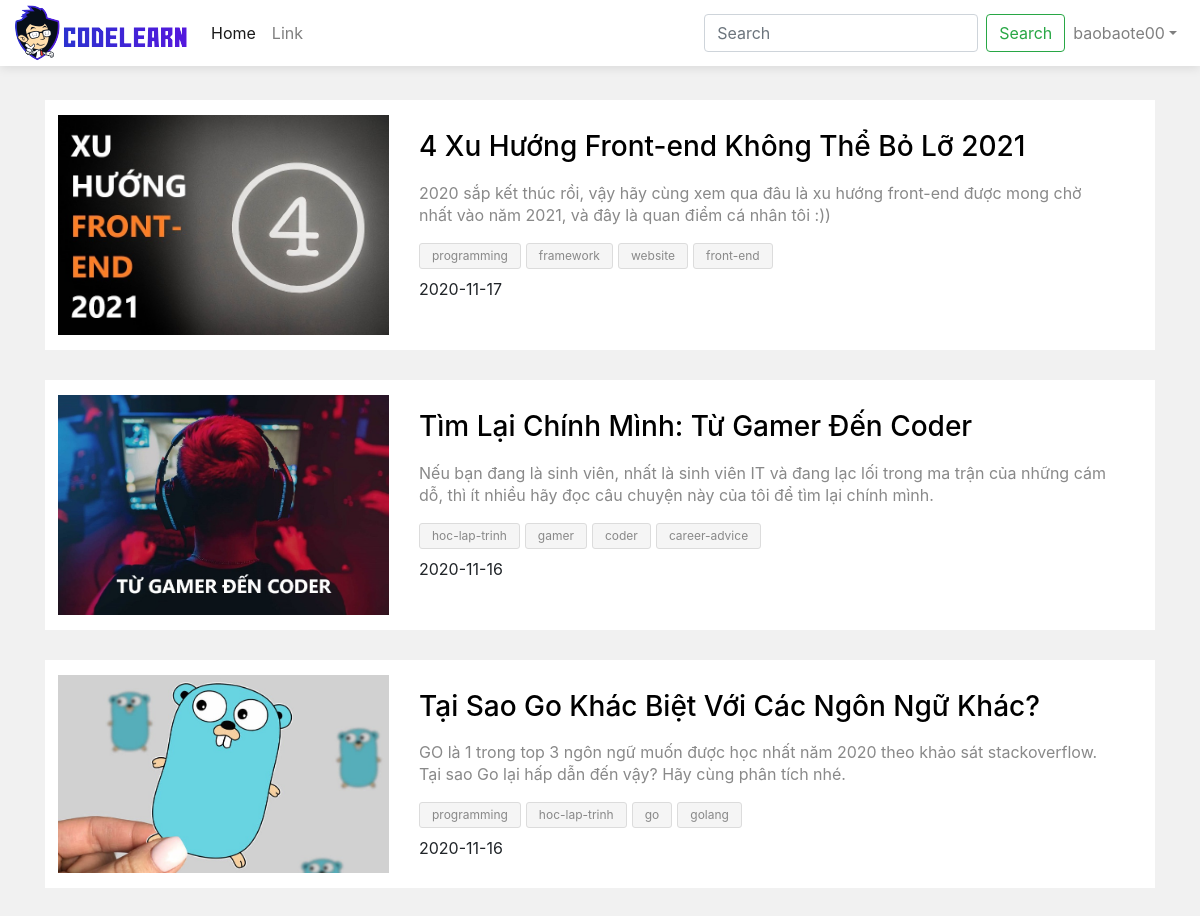
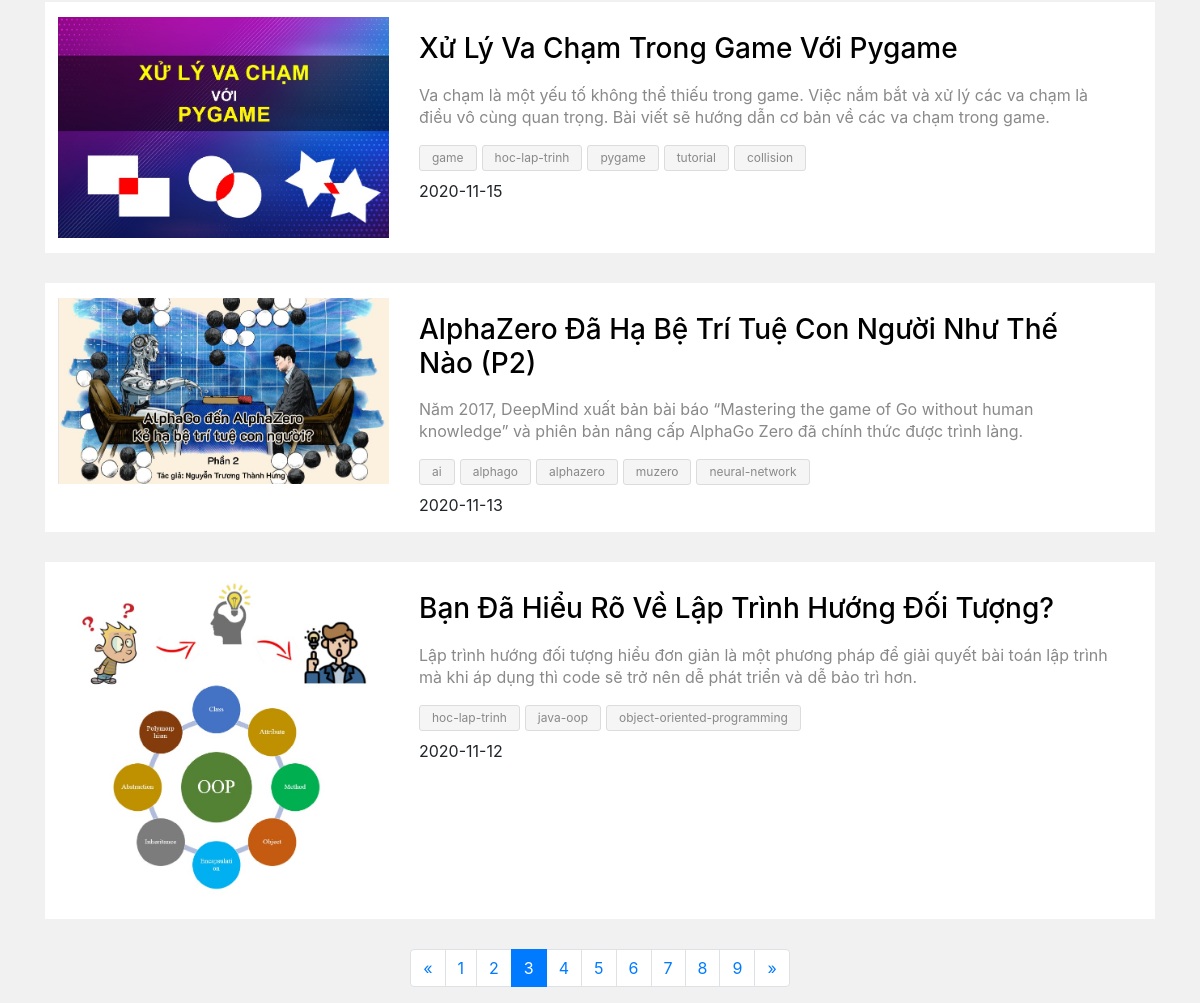
Screenshot of /home/?page=3 (signed in) with the database file from the repository (2 pictures, top to bottom).
### tables this page shows
CREATE TABLE IF NOT EXISTS `news` (
  `id` int NOT NULL AUTO_INCREMENT,
  `img` text NOT NULL,
  `header_title` varchar(200) NOT NULL,
  `content` text NOT NULL,
  `description` text NOT NULL,
  `create_at` date NOT NULL,
  PRIMARY KEY (`id`)
);

CREATE TABLE IF NOT EXISTS `tags` (
  `id` int NOT NULL AUTO_INCREMENT,
  `name` varchar(30) NOT NULL,
  PRIMARY KEY (`id`),
  UNIQUE KEY `name` (`name`)
);

### app/models/Db.php (called while the page is built, shortened)
<?php
class Db{
    public static $connection = null;
    public function __construct()
    {
        if(!self::$connection){
            self::$connection = new mysqli(DB_HOST, DB_USER, DB_PASS, DB_NAME, DB_PORT);
            self::$connection->set_charset('utf8mb4');
        }
        return self::$connection;
    }
    public function select($mysql){
        $mysql->execute();
        $item = $mysql->get_result()->fetch_all(MYSQLI_ASSOC);
        return $item;
    }
}

### app/models/NewsModel.php (called while the page is built, shortened)
<?php
class NewsModel extends Db
{
    public function getNewsByPage($page, $perPage)
    {
        $start = ($page - 1) * $perPage;
        $sql = parent::$connection->prepare("SELECT * FROM news LIMIT ?,?");
        $sql->bind_param('ii', $start, $perPage);
        return parent::select($sql);
    }
    public function getTotalRow()
    {
        $sql = parent::$connection->prepare("SELECT COUNT(id) FROM news");
        return parent::select($sql)[0]['COUNT(id)'];
    }
    public function getTagById($id)
    {
        $sql = parent::$connection->prepare("SELECT tags.name FROM `news` JOIN news_tags ON news_tags.new_id = news.id JOIN tags ON tags.id = news_tags.tag_id WHERE news.id=?");
        $sql->bind_param('i', $id);
        return parent::select($sql);
    }
}

### home/index.php (the view, shortened to what this page needs)
<?php
require_once '../component/Navbar.php';
require_once '../component/Pagination.php';
require_once '../component/Tag.php';
$perPage = 6;
$page = 1;
if (isset($_GET['page'])) {
	$page = $_GET['page'];
}
$newModel = new NewsModel();
$newList = $newModel->getNewsByPage($page, $perPage);
?>
<!DOCTYPE html>
<html lang="en">
<head>
	<link rel="stylesheet" href="https://maxcdn.bootstrapcdn.com/bootstrap/4.0.0/css/bootstrap.min.css">
	<link rel="stylesheet" href="/<?php echo BASE_URL ?>/public/css/listNews.css">
	<link rel="stylesheet" href="/<?php echo BASE_URL ?>/public/css/style.css">
</head>
<body>
	<?php echo Navbar::createNavbar(false,$_SESSION['username']); ?>
	<div class="container test">
		<?php foreach ($newList as $value) {; ?>
			<div class="list-items">
				<div class="item">
					<div class="row">
						<div class="col-md-4">
							<a href="/<?php echo BASE_URL ?>/post/?id=<?php echo $value['id'] ?>"><img src="/<?php echo BASE_URL ?>/public/img/<?php echo $value['img'] ?>" alt="" class="img-fluid"></a>
						</div>
						<div class="col-md-8">
							<h3 class="header-title"><a href="/<?php echo BASE_URL ?>/post/?id=<?php echo $value['id'] ?>"><?php echo $value['header_title'] ?></a></h3>
							<p class="description"><?php echo $value['description'] ?></p>
							<?php echo Tag::createTag($value['id']) ?>
							<div class="create-at"><?php echo $value['create_at'] ?></div>
						</div>
					</div>
				</div>
			</div>
		<?php } ?>
	</div>
	<nav aria-label="Page navigation">
		<ul class="pagination justify-content-center">
			<?php
			$link = '/' . BASE_URL . '/home/?';
			echo Pagination::createPageLinks($newModel->getTotalRow(), $perPage, $page, $link);
			?>
		</ul>
	</nav>
</body>
</html>

### component/Tag.php (shortened to what this page needs)
<?php
class Tag
{
    public static function createTag($id)
    {
        $newsModel = new NewsModel();
        $tagList = $newsModel->getTagById($id);
        $result = '<div class="row tag-list">
            <div class="col-md-12 tag-scroll">';
        foreach ($tagList as $value) {
            $result .= '<span><a href="/' . BASE_URL . '/tag/?tag='.$value['name'].'">'.$value['name'].'</a></span>';
        }
        $result .= '</div>
        </div>';
        return $result;
    }
}

### public/css/listNews.css (style rules this page uses)
body { background-color: #f1f1f1; }
.list-items { background-color: #fff; }
.list-items .item { margin-bottom: 30px; padding: 15px 44px 15px 13px; border-radius: 3px; }

### public/css/style.css (style rules this page uses)
body { background-color: #f1f1f1; }
.tag-list span a { padding: 5px 12px; font-size: 12px; line-height: 14px; display: block; color: #898989; text-decoration: none; background-color: transparent; }
.tag-list span { display: inline-block; margin-bottom: 5px; margin-right: 5px; border: 1px solid #dcdcdc; border-radius: 3px; background: #f5f5f5; transition: all 300ms; }
.tag-list .tag-scroll { white-space: nowrap; margin-bottom: 3px; overflow-x: hidden; overflow-y: hidden; padding-left: 0; margin-left: 15px; }
.test { margin-top: 100px; }

### home/index.php (style rules this page uses)
.header-title a, .header-title a:hover { color: black; text-decoration: none; }
.header-title { margin: 15px 0 18px 0; }
.description { color: #898989; font-size: 16px; line-height: 22px; }

### rows the page displays
news: img (picture), header_title "4 Xu Hướng Front-end Không Thể Bỏ Lỡ 2021", description "2020 sắp kết thúc rồi, vậy hãy cùng xem qua đâu là xu hướng front-end được mong chờ nhất vào năm 2021, và đây là quan điểm cá nhân tôi :))", create_at "2020-11-17"
tags: name "programming"
tags: name "framework"
tags: name "website"
tags: name "front-end"
news: img (picture), header_title "Tìm Lại Chính Mình: Từ Gamer Đến Coder", description "Nếu bạn đang là sinh viên, nhất là sinh viên IT và đang lạc lối trong ma trận của những cám dỗ, thì ít nhiều hãy đọc câu chuyện này của tôi để tìm lại chính mình.", create_at "2020-11-16"
tags: name "hoc-lap-trinh"
tags: name "gamer"
tags: name "coder"
tags: name "career-advice"
news: img (picture), header_title "Tại Sao Go Khác Biệt Với Các Ngôn Ngữ Khác?", description "GO là 1 trong top 3 ngôn ngữ muốn được học nhất năm 2020 theo khảo sát stackoverflow. Tại sao Go lại hấp dẫn đến vậy? Hãy cùng phân tích nhé.", create_at "2020-11-16"
tags: name "go"
tags: name "golang"
news: img (picture), header_title "Xử Lý Va Chạm Trong Game Với Pygame", description "Va chạm là một yếu tố không thể thiếu trong game. Việc nắm bắt và xử lý các va chạm là điều vô cùng quan trọng. Bài viết sẽ hướng dẫn cơ bản về các va chạm trong game.", create_at "2020-11-15"
tags: name "game"
tags: name "pygame"
tags: name "tutorial"
tags: name "collision"
news: img (picture), header_title "AlphaZero Đã Hạ Bệ Trí Tuệ Con Người Như Thế Nào (P2)", description "Năm 2017, DeepMind xuất bản bài báo “Mastering the game of Go without human knowledge” và phiên bản nâng cấp AlphaGo Zero đã chính thức được trình làng.", create_at "2020-11-13"
tags: name "ai"
tags: name "alphago"
tags: name "alphazero"
tags: name "muzero"
tags: name "neural-network"
news: img (picture), header_title "Bạn Đã Hiểu Rõ Về Lập Trình Hướng Đối Tượng?", description "Lập trình hướng đối tượng hiểu đơn giản là một phương pháp để giải quyết bài toán lập trình mà khi áp dụng thì code sẽ trở nên dễ phát triển và dễ bảo trì hơn.", create_at "2020-11-12"
tags: name "java-oop"
tags: name "object-oriented-programming"

### other values shown
$username "baobaote00"
